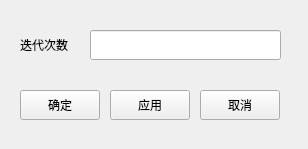
<?xml version="1.0" encoding="UTF-8"?>
<ui version="4.0">
 <class>frmETimes</class>
 <widget class="QMainWindow" name="frmETimes">
  <property name="geometry">
   <rect>
    <x>0</x>
    <y>0</y>
    <width>308</width>
    <height>149</height>
   </rect>
  </property>
  <property name="windowTitle">
   <string>迭代电势</string>
  </property>
  <widget class="QWidget" name="centralwidget">
   <widget class="QPushButton" name="btnApply">
    <property name="geometry">
     <rect>
      <x>110</x>
      <y>90</y>
      <width>80</width>
      <height>30</height>
     </rect>
    </property>
    <property name="text">
     <string>应用</string>
    </property>
   </widget>
   <widget class="QPushButton" name="btnCancel">
    <property name="geometry">
     <rect>
      <x>200</x>
      <y>90</y>
      <width>80</width>
      <height>30</height>
     </rect>
    </property>
    <property name="text">
     <string>取消</string>
    </property>
   </widget>
   <widget class="QPushButton" name="btnOK">
    <property name="geometry">
     <rect>
      <x>20</x>
      <y>90</y>
      <width>80</width>
      <height>30</height>
     </rect>
    </property>
    <property name="text">
     <string>确定</string>
    </property>
   </widget>
   <widget class="QLineEdit" name="txtETimes">
    <property name="geometry">
     <rect>
      <x>90</x>
      <y>30</y>
      <width>191</width>
      <height>30</height>
     </rect>
    </property>
   </widget>
   <widget class="QLabel" name="label">
    <property name="geometry">
     <rect>
      <x>20</x>
      <y>30</y>
      <width>60</width>
      <height>30</height>
     </rect>
    </property>
    <property name="text">
     <string>迭代次数</string>
    </property>
    <property name="alignment">
     <set>Qt::AlignLeading|Qt::AlignLeft|Qt::AlignVCenter</set>
    </property>
   </widget>
  </widget>
 </widget>
 <resources/>
 <connections/>
</ui>
